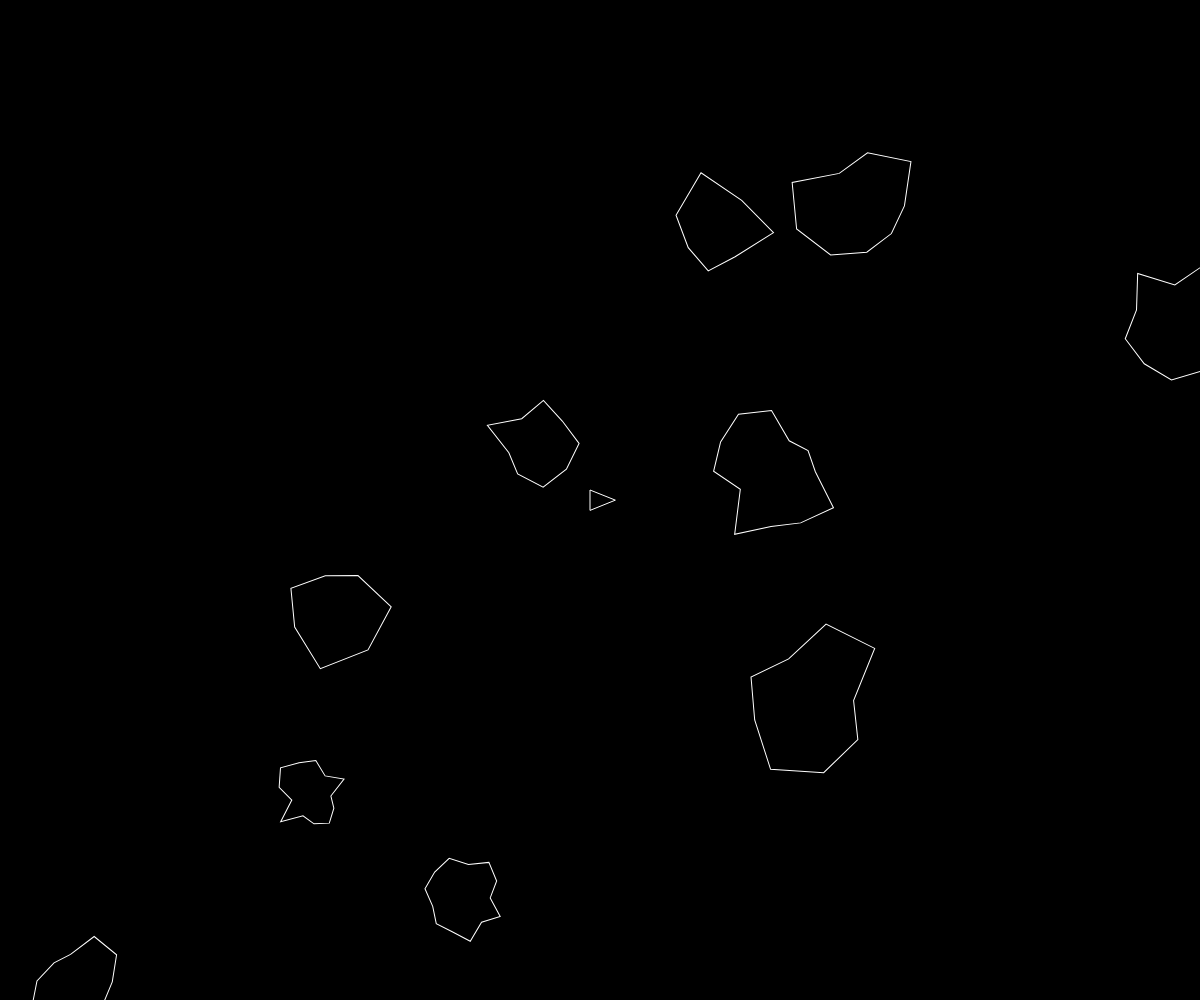
Frame 1 (no input)
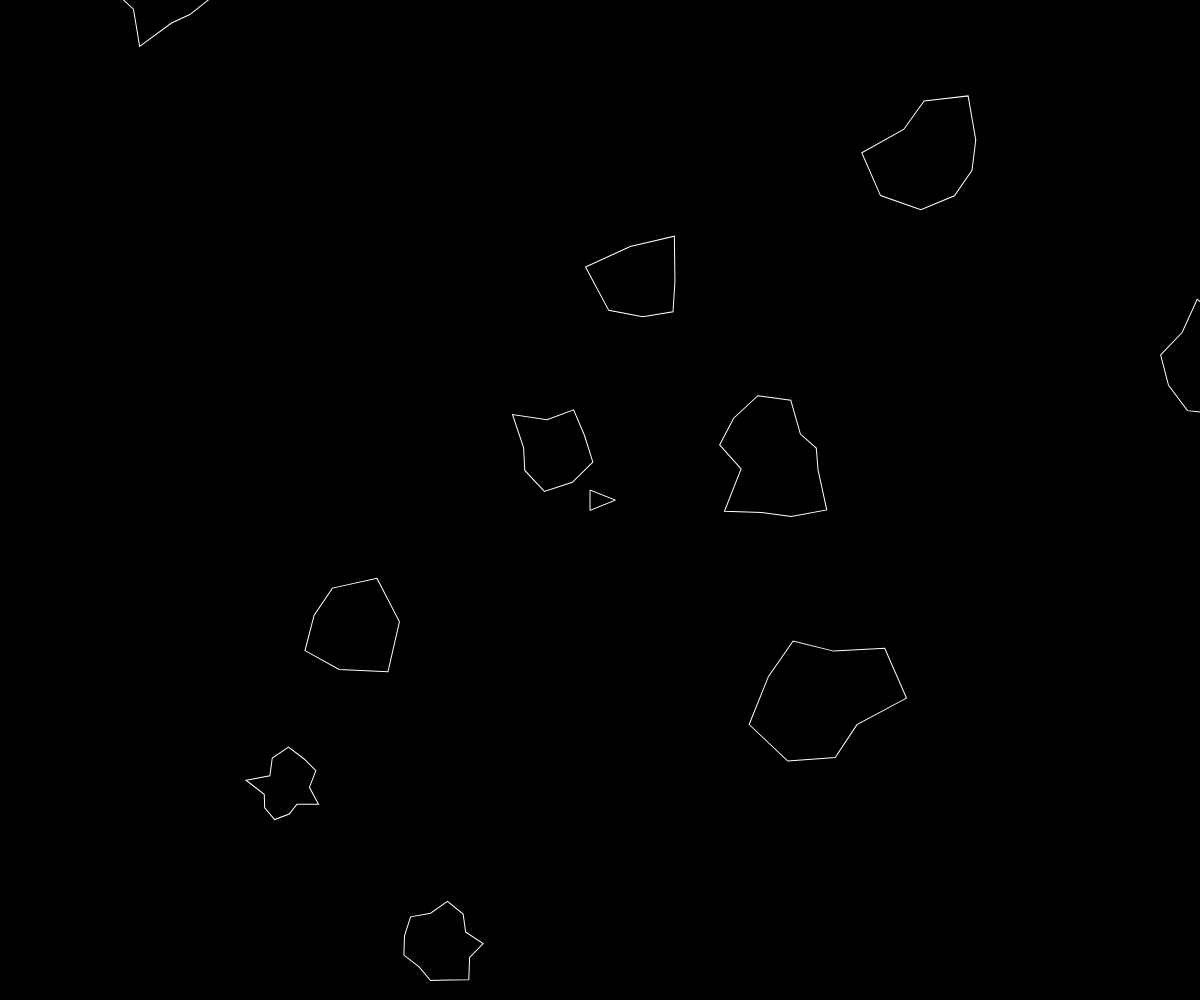
Frame 60 (no input)
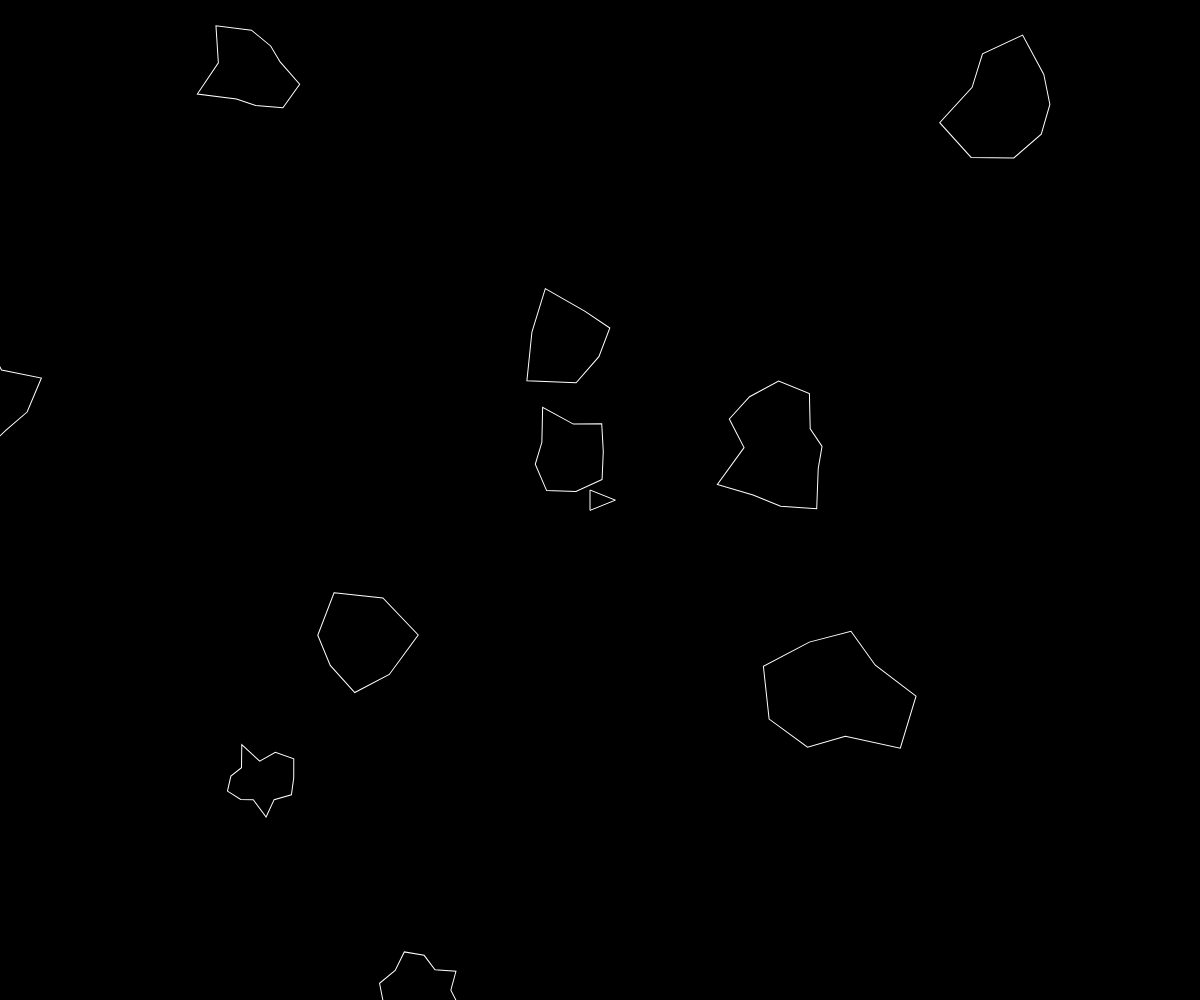
Frame 120 (the mouse pressed at the canvas centre since frame 60)

The p5.js sketch that drew these frames (run headless with seeded random() and noise() and a simulated clock; from frame 60 on, the mouse is pressed at the canvas centre):

// p5.js sketch
// ── sketch.js
const SPACE_BAR = 32;
var DEBUG_RENDER = false;

var ship;
var asteroids = [];

function setup() {
    angleMode(DEGREES);
    createCanvas(windowWidth, windowHeight);
    ship = new Ship();

    for (var i = 0; i < 10; i++) {
        asteroids.push(new Asteroid());
    }
}

function draw() {
    background(0);

    if (DEBUG_RENDER) {
        stroke(255);
        textSize(20);
        var w = textWidth('DEBUG');
        text('DEBUG', width - w - 5, height - 5);
    }

    asteroids.forEach(function (asteroid) {
        asteroid.draw();
    });

    ship.draw();
}

function keyPressed() {
    if (keyCode === SPACE_BAR) {
        ship.shoot();
    } else if (key === 'D') {
        DEBUG_RENDER = !DEBUG_RENDER;
    }
}

// ── asteroid.js
function Asteroid() {
    this.position = createVector(random(width), random(height));
    this.velocity = p5.Vector.random2D().mult(random(0.1, 2));
    this.heading = 0;
    this.spinSpeed = random(-1, 1);

    this.radius = random(20, 50);
    this.vertices = floor(random(7, 15));
    this.offsets = [];

    for (var i = 0; i < this.vertices; i++) {
        this.offsets[i] = random(-this.radius * 0.2, this.radius * 0.8);
    }

    this.draw = function () {
        this.update();
        this.render();
    }

    this.update = function () {
        this.position.add(this.velocity);
        this.heading += this.spinSpeed;
        if (this.heading >= 360) {
            this.heading -= 360;
        } else if (this.heading <= -360) {
            this.heading += 360;
        }

        if (this.position.x > width + this.radius) {
            this.position.x = -this.radius;
        } else if (this.position.x < -this.radius) {
            this.position.x = width + this.radius;
        }

        if (this.position.y > height + this.radius) {
            this.position.y = -this.radius;
        } else if (this.position.y < -this.radius) {
            this.position.y = height + this.radius;
        }
    }

    this.render = function () {
        push();
        translate(this.position.x, this.position.y);
        rotate(this.heading);

        fill(0);
        stroke(255);

        beginShape();
        for (var i = 0; i < this.vertices; i++) {
            var angle = map(i, 0, this.vertices, 0, 360);

            var r = this.radius + this.offsets[i];
            var x = r * cos(angle);
            var y = r * sin(angle);

            vertex(x, y);
        }
        endShape(CLOSE);

        if (DEBUG_RENDER) {
            noFill();
            stroke(255, 0, 0);
            ellipse(0, 0, this.radius * 2);
        }

        pop();
    }
}

// ── bullet.js
function Bullet(shipPos, shipVelocity, shipHeading) {
    this.position = shipPos.copy();
    this.heading = shipHeading;
    this.velocity = p5.Vector.fromAngle(radians(this.heading)).mult(8).add(shipVelocity);

    this.draw = function () {
        this.update();
        this.render();
    }

    this.update = function () {
        this.position.add(this.velocity);

        // Make sure the bullet is within bounds
        if (this.position.x > width) {
            this.position.x = 0;
        } else if (this.position.x < 0) {
            this.position.x = width;
        }

        if (this.position.y > height) {
            this.position.y = 0;
        } else if (this.position.y < 0) {
            this.position.y = height;
        }
    }

    this.render = function () {
        push();

        translate(this.position.x, this.position.y);
        rotate(this.heading);

        noFill();
        stroke(255);
        strokeWeight(4);

        point(0, 0);

        pop();
    }
}

// ── ship.js
function Ship() {
    this.position = createVector(width / 2, height / 2);
    this.radius = 10;
    this.velocity = createVector();
    this.rotation = 5;
    this.heading = 0;
    this.isThrusting = false;
    this.isRetro = false;

    this.bullets = [];

    this.draw = function () {
        this.update();
        this.render();

        this.bullets.forEach(function (bullet) {
            bullet.draw();
        });
    }

    this.update = function () {
        if (keyIsDown(RIGHT_ARROW)) {
            this.rotate(this.rotation);
        } else if (keyIsDown(LEFT_ARROW)) {
            this.rotate(-this.rotation);
        }

        if (keyIsDown(UP_ARROW)) {
            this.isThrusting = true;
            this.thrust();
        } else {
            this.isThrusting = false;
        }

        if (keyIsDown(DOWN_ARROW)) {
            this.isRetro = true;
            this.thrust(true);
        } else {
            this.isRetro = false;
        }

        // Update position with the velocity
        this.position.add(this.velocity);

        // Make sure the ship is within bounds
        if (this.position.x > width + this.radius) {
            this.position.x = -this.radius;
        } else if (this.position.x < -this.radius) {
            this.position.x = width + this.radius;
        }

        if (this.position.y > height + this.radius) {
            this.position.y = -this.radius;
        } else if (this.position.y < -this.radius) {
            this.position.y = height + this.radius;
        }
    }

    this.shoot = function () {
        var x = (this.radius + 5) * cos(this.heading);
        var y = this.radius * sin(this.heading);

        var b = new Bullet(this.position.copy().add(x, y), this.velocity, this.heading);
        this.bullets.push(b);
        var self = this;

        setTimeout(function () {
            self.bullets.splice(self.bullets.indexOf(b), 1);
        }, 5000);
    }

    this.rotate = function (angle) {
        this.heading += angle;

        if (this.heading >= 360) {
            this.heading -= 360;
        } else if (this.heading <= -360) {
            this.heading += 360;
        }
    }

    this.thrust = function (retro) {
        var force = p5.Vector.fromAngle(radians(this.heading)).mult(0.1);

        if (retro) {
            this.velocity.sub(force);
        } else {
            this.velocity.add(force);
        }

        // Limit top speed
        this.velocity.limit(6);
    }

    this.render = function () {
        push();
        noFill();
        translate(this.position.x, this.position.y);
        rotate(this.heading);

        // Draw the fire if we're thrusting
        if (this.isThrusting) {
            strokeWeight(2);

            stroke(255, 153, 0);
            line(-this.radius * 1.05, 0, -this.radius - 6, -3);
            line(-this.radius * 1.05, 0, -this.radius - 6, 3);

            stroke(255, 0, 0);
            line(-this.radius * 1.05, 0, -this.radius - 8, 0);
        }

        if (this.isRetro) {
            strokeWeight(2);

            stroke(200);
            line(this.radius * 0.48, this.radius * 0.48, this.radius * 0.48 + this.radius / 5, this.radius * 0.48);
            line(this.radius * 0.48, -this.radius * 0.48, this.radius * 0.48 + this.radius / 5, -this.radius * 0.48);
        }

        // Draw the ship
        strokeWeight(1);
        stroke(255);
        fill(0);
        triangle(this.radius + 5, 0, -this.radius, -this.radius, -this.radius, this.radius);

        if (DEBUG_RENDER) {
            noFill();
            stroke(255, 0, 0);
            ellipse(0, 0, this.radius * 2);
        }

        pop();
    }
}
